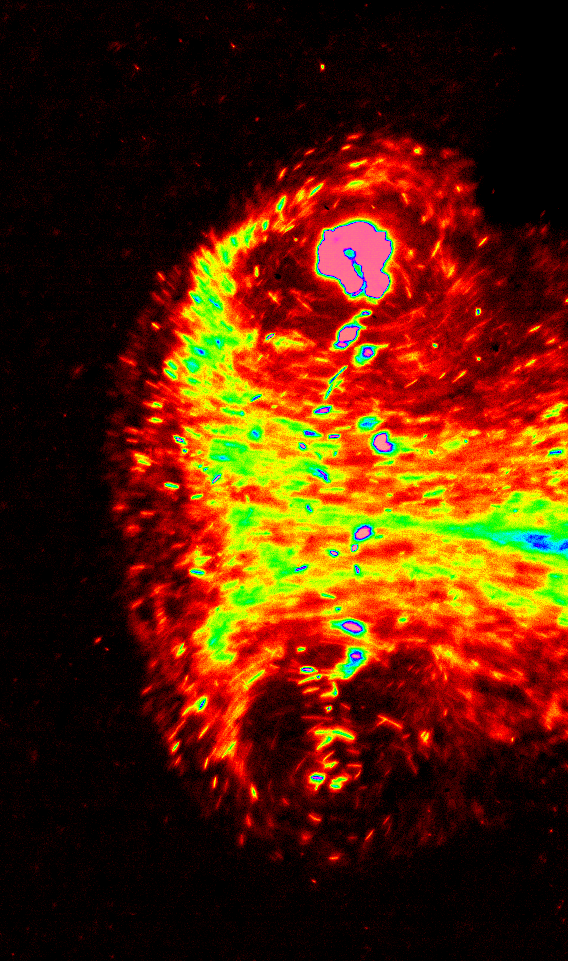
#> input picture SVD/snapshot.tif, 568 x 961 px
$ jupyter execute section1_ImageCompression.ipynb
#> lines starting #> are read from the running program, lines starting #| are printed output that depends on the picture
[cell 1]
## Image Compression using SVD method
## Any large-scale matrix X of size (nxm, usually with n>>m) can be decomposed in the form of X = U*Sig*V^(T)
## The dimensions are namely : (nxn) and (nxm) and (mxm)
## U and V are unitary matrices (U^{T}*U = U*U^{T} = I) containing column vectors u1, u2, ...., un and v1, v2, ..., vm
## Sig is a "quasi-" diagonal matrix at most m number of non-zero entries on the diagonal line, each of which is called a singular value and are organized in an hierarchy order
## u_i and v_i (i<=m) are the corresponding modes of sig_i
## Economy form : only using the first m columns in U
## Theorem: SVD has proven to be the optimal rank-r approximation to matrix X, in the Forbenius norm sense
## Rank-r approximation uses r independent column vectors in U and r independent row vectors in V^{T} in the decomposition, recall that column vectors in U,V are linearly independent and orthogonal to each other
## the magnitude of sigma decreases dramatically with hierarchy order, and therefore good approximation can be achieved when only a few ranks are remained, and thus compressing the image of high-dimensionality
## will demonstrate in the following image compression examples how increasing r improve the approximation

import cv2
import matplotlib.pyplot as plt
import numpy as np

[cell 2]
# first, load an image using cv2 and convert it to greyscale

img = cv2.imread('snapshot.tif',cv2.IMREAD_GRAYSCALE)
#> img: shape (961, 568); min 0, max 226, mean 46.5
print(img.shape) # display the original image has a dimensionality of 961x568
#| (961, 568)
plt.imshow(img)
plt.axis('off')

[cell 3]
# Now compute the SVD of the input image (matrix X)
X = img
U, S, VT = np.linalg.svd(X, full_matrices = False) # here use the economy form that only retains first m columns in U and S is strictly diagonal
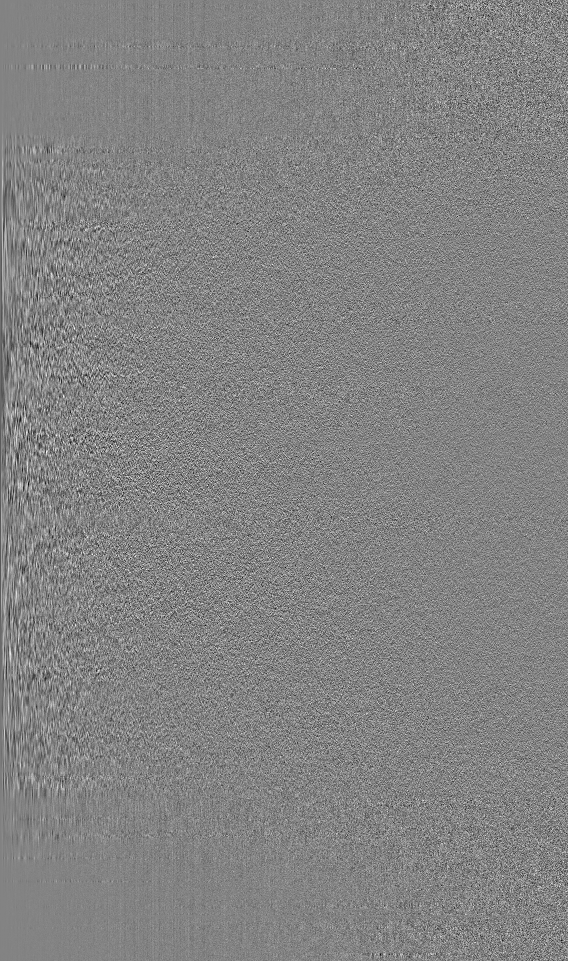
#> U: shape (961, 568) float64; min -0.195, max 0.184, mean -8.64e-05; drawn with min black and max white
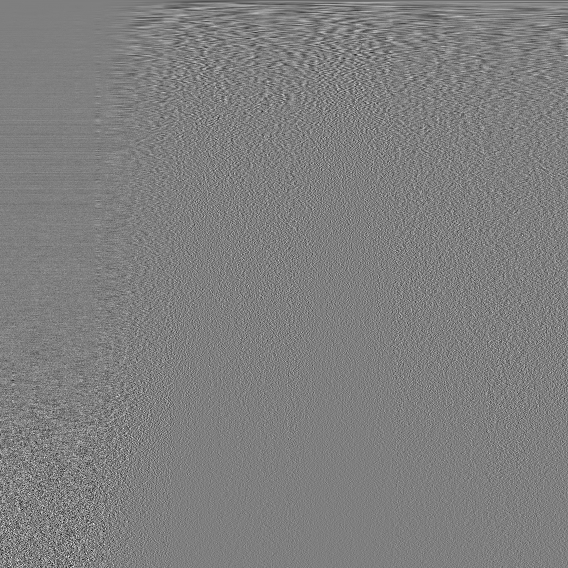
#> VT: shape (568, 568) float64; min -0.317, max 0.318, mean -8.39e-05; drawn with min black and max white
#> S = 568 values, max 54183.3 at index 0, min 31.65 at index 567, mean 528.1
S = np.diag(S)

rank = [5,20,100]
err_frob = []
err_norm2 = []
i = 0 # just an index for counting

fig, axs=plt.subplots(1,len(rank))
# different rank-r approximations to be tested
for r in rank:
    U_approx = U[:,:r]
    S_approx = S[:r,:r]
    VT_approx = VT[:r,:]
    X_approx = U_approx @ S_approx @ VT_approx

    err_frob_r = np.linalg.norm((X_approx - X), ord = 'fro')
    err_frob.append(err_frob_r)
    err_norm2_r = np.linalg.norm((X_approx - X), ord = 2)
    err_norm2.append(err_norm2_r)

    axs[i].imshow(X_approx)
    axs[i].set_title('r =' + str(r))
    axs[i].axis('off')
    i += 1
#> this loop made 3 passes
#> (err_frob_r, err_norm2_r) on passes 1 to 3: (16559.7, 4892.4), (10620.9, 2145.8), (4807.3, 499.7)
#> pass 1, `X_approx = U_approx @ S_approx @ VT_approx`:
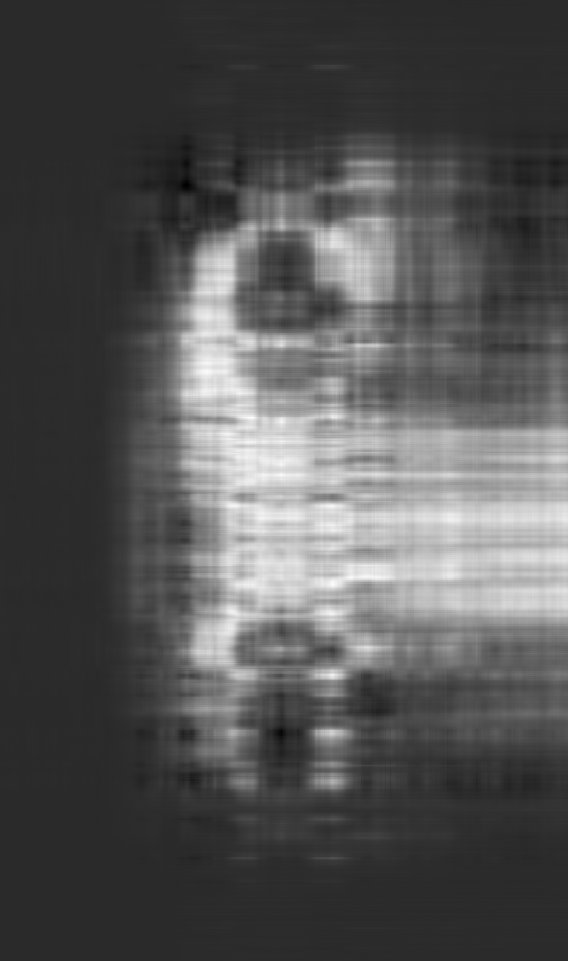
#> X_approx: shape (961, 568) float64; min -46.93, max 236.9, mean 46.3; drawn with min black and max white
#> pass 2, `X_approx = U_approx @ S_approx @ VT_approx`:
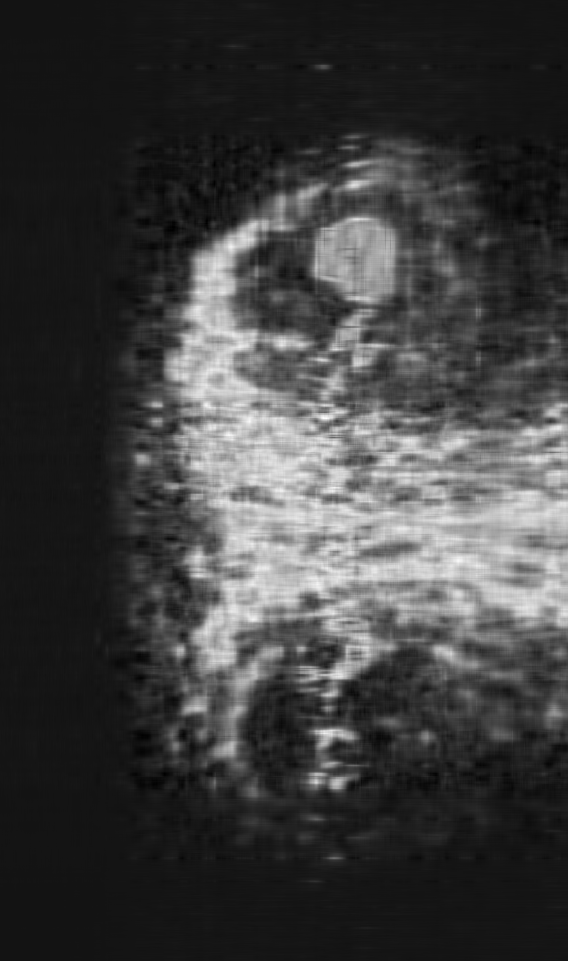
#> X_approx: shape (961, 568) float64; min -21.78, max 257.3, mean 46.4; drawn with min black and max white
#> after the loop, err_frob = [16559.7, 10620.9, 4807.3]; err_norm2 = [4892.4, 2145.8, 499.7]; i = 3


## Now we can compare the theoretically computed error and the actual error
err_expct_f = [np.sqrt(np.sum([np.diag(S[r:,r:])**2])) for r in rank]
#> err_expct_f = [16559.7, 10620.9, 4807.3]
## ** The Forbenius error is related to the loss of Kinetic Energy if X are flow velocity fields
err_expct_n2 = [np.diag(S)[r] for r in rank]
#> err_expct_n2 = [4892.4, 2145.8, 499.7]

## Plot singular values and verify that they decrease drastically with the hierarchy order
## The first few singular values are dominant and the truncation may give good approx. to X
fig,axs = plt.subplots(1,2)
axs[0].plot(np.diag(S))
axs[0].set_yscale('log')
axs[0].set_title('singular values')
axs[1].plot(np.cumsum(np.diag(S)/np.sum(np.diag(S))))
axs[1].set_title('cumulative sum of singular values')
plt.grid(fig)
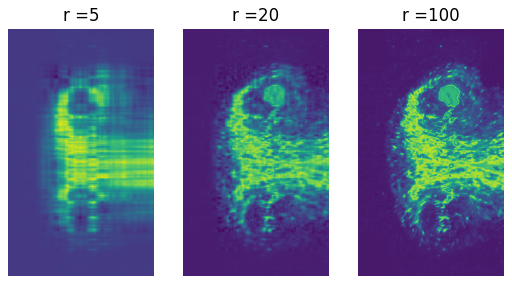
#> figure drawn by matplotlib, 3 panels
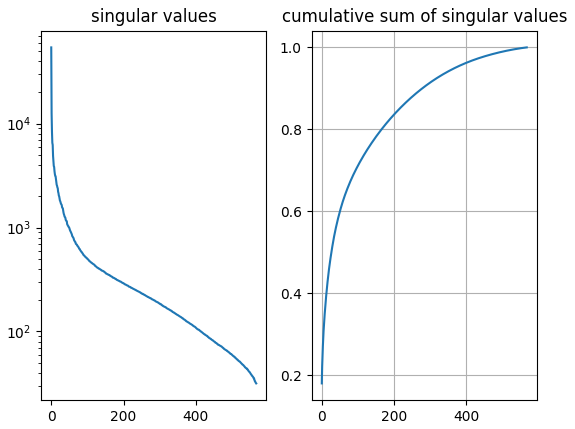
#> figure drawn by matplotlib, 2 panels; panel 1: curve peaks at x = 0, y = 54183.3; panel 2: curve peaks at x = 567, y = 1

[cell 4]
## SVD interpretation as Dominant Correlations
## The correlation matrix XXT (inner produc of rows of X) has non-zero eigenvalues of sig^2
## and eigenvectors of columns in U
## The correlation matrix XTX (inner produc of columnss of X) has non-zero eigenvalues of sig^2
## and eigenvectors of columns in V
## Thus, the columns of U are hierarchically ordered by how much correlation they capture in the (rows?) of X
## and, the columns of V are hierarchically ordered by how much correlation they capture in the (columns?) of X

X_H = X.conj().T
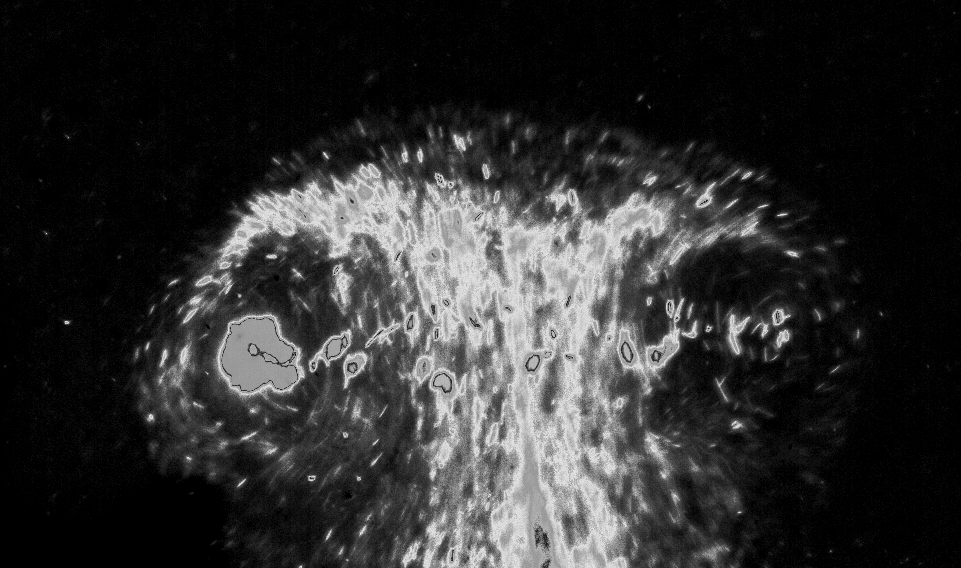
#> X_H: shape (568, 961); min 0, max 226, mean 46.5
corrXRow = X @ X_H
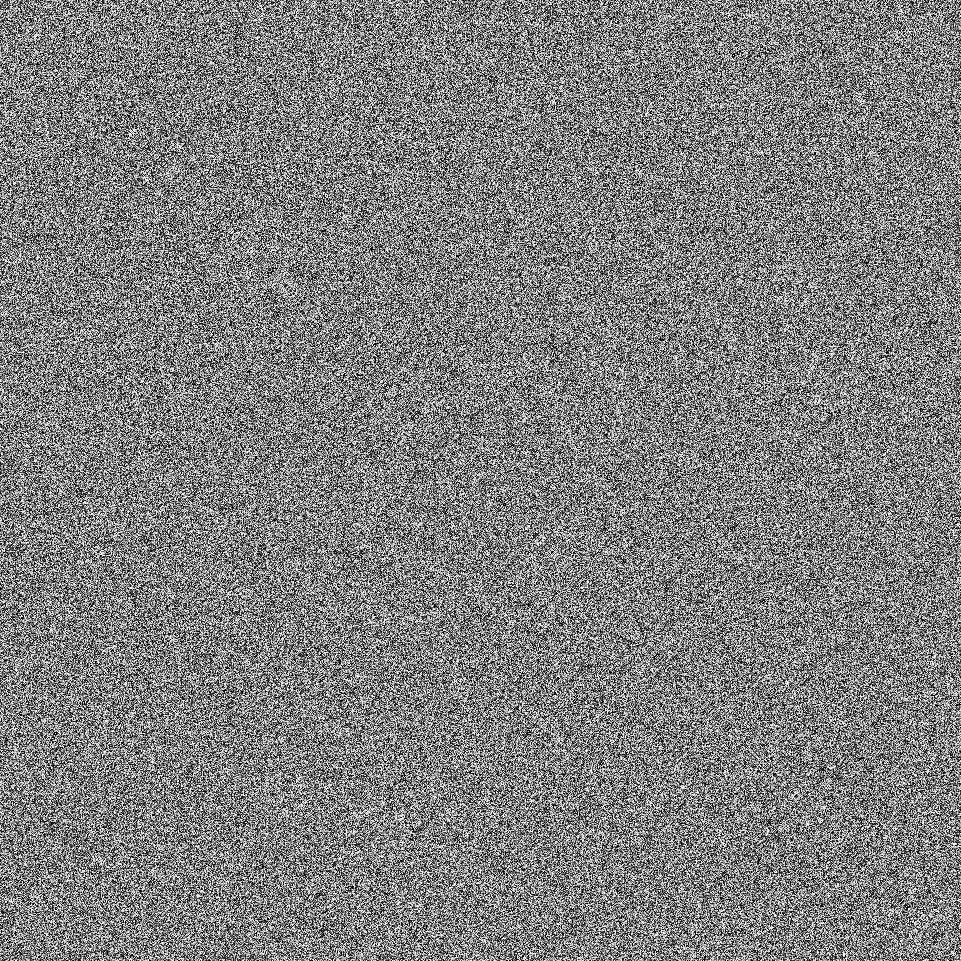
#> corrXRow: shape (961, 961); min 0, max 255, mean 127.3
corrXCol = X_H @ X
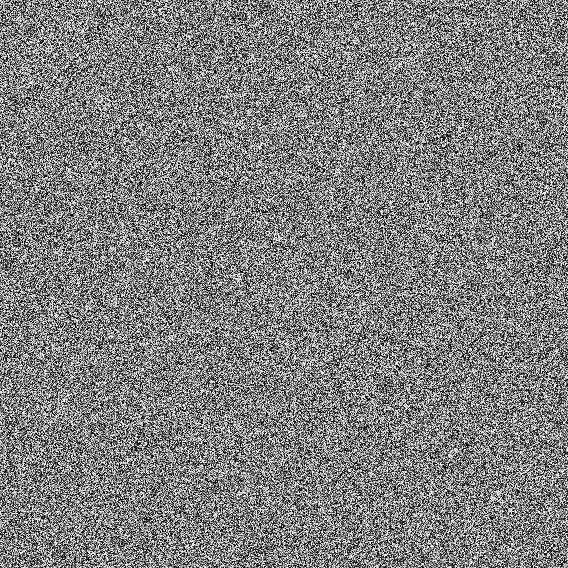
#> corrXCol: shape (568, 568); min 0, max 255, mean 127.4
fig, axs=plt.subplots(1,3)
axs[0].imshow(X); axs[0].axis('off'); axs[0].set_title('X')
axs[1].imshow(corrXRow); axs[1].axis('off'); axs[1].set_title('corr. matrix of rows')
axs[2].imshow(corrXCol); axs[2].axis('off'); axs[2].set_title('corr matrix of columns')
